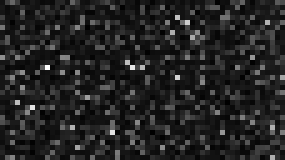
%> input picture ExampleData/pos_cell7_short copy.tif, 57 x 32 px (shown 5 times larger)
$ octave --eval "result = SMT_waveletFilt(imread('../../ExampleData/pos_cell7_short copy.tif'));"   (GNU Octave 9; MATLAB toolbox functions it lacks are replaced by stand-ins)
%> lines starting %> are read from the running program, lines starting %| are printed output that depends on the picture
### Detect/Wavelet/SMT_getWaveletNoiseLevels.m
function sigmaNoise = SMT_getWaveletNoiseLevels(I, varargin)
%% sigmaNoise=SMT_getWaveletNoiseLevels(I, varargin)
%
% Estimates the wavelet planes noise levels for the coefficients. It
% is possible to make use of three different methods.
%
% Input:
% I               : The data that should be operated on.
%
% Output:
% An [1, levels] array, with the corresponding significant noise levels.
%
% options:
% 'Levels'        : followed by the number of wavelet planes to use.
%                   Default value is 3.
% 'Display'       : if given, the wavelets are displayed in individual plots.
% 'simNoise'      : if given, the significance level is determined from
%                   simulated gaussian noise (Starck et al 1995).
% 'actualPlaneNoise'   : if given the significance level will be estimated from the
%                   actual plane, using a numeric prefactor (Olivo-Marin 2002).
% 'firstPlaneNoise'    : if given the significance level will be estimated from
%                   the first wavelet plane. This is the default method.
%
%

%% copyright notice
%%%%%%%%%%%%%%%%%%%%%%%%%%%%%%%%%%%%%%%%%%%%%%%%%%%%%%%%%%%%%%%%%%%%%%%%%%%
% SMT_getWaveletNoiseLevels.m, Estimates the noise levels in wavelets
% =========================================================================
%
% Copyright (C) 2012 Fredrik Persson
%
% E-mail: freddie.persson@gmail.com
%%%%%%%%%%%%%%%%%%%%%%%%%%%%%%%%%%%%%%%%%%%%%%%%%%%%%%%%%%%%%%%%%%%%%%%%%%%
% This program is free software: you can redistribute it and/or modify it
% under the terms of the GNU General Public License as published by the
% Free Software Foundation, either version 3 of the License, or any later
% version.
% This program is distributed in the hope that it will be useful, but
% WITHOUT ANY WARRANTY; without even the implied warranty of
% MERCHANTABILITY or FITNESS FOR A PARTICULAR PURPOSE. See the GNU General
% Public License for more details.
%
% You should have received a copy of the GNU General Public License along
% with this program. If not, see <http://www.gnu.org/licenses/>.

%% parse input
extraArgs_AT = {''};
levels = 3;
TH = 1;
do_simNoise = false;
do_actualPlaneNoise = false;
do_firstPlaneNoise = true;

if(nargin>1)        % parse options
    kmax = nargin;   % stopping criterion
    if iscell(varargin{1})
        varargin = varargin{1};     % fulhack
        kmax = length(varargin)+1;
    end
    % argument counter
    k = 1;
    while(k<kmax)
        option=varargin{k};
        if(strcmpi(option,'Display'))
            extraArgs_AT{end+1} = option;
            k=k+1;
        elseif(strcmpi(option,''))     % fulhack

            k=k+1;
        elseif(strcmpi(option,'simNoise'))
            do_simNoise = true;
            k=k+1;
        elseif(strcmpi(option,'actualPlaneNoise'))
            do_actualPlaneNoise = true;
            k=k+1;
        elseif(strcmpi(option,'firstPlaneNoise'))
            do_firstPlaneNoise = true;
            k=k+1;
        elseif(strcmpi(option,'Levels'))
            if(~isempty(varargin{k+1}))
                extraArgs_AT{end+1} = option;
                levels = varargin{k+1};
                extraArgs_AT{end+1} = levels;
                if(~isnumeric(levels) || levels<=2 || levels~=round(levels))
                    error('SMT_getSignWaveletLevels: Levels option must be followed by a positive integer larger than 2.')
                end
            end
            k=k+2;
        else
            error(['SMT_getSignWaveletLevels: option ' option ' not recognized.'])
        end
    end
end

%% start of actual code

tempImg = zeros(size(I));
resultImg = zeros(size(I));
WP = SMT_ATrous(I, extraArgs_AT);


% Calculate the noise behaviour at each resolution level (can also be
% approximated with std2(WP(:, :, 1)) or std2(WP(:, :, n))/0.67). [Starck et al, "Multiresolution support
% applied to image filtering and restoration", (1995); Olivo-Marin (2002)]

if do_simNoise   %(Starck et al 1995)
    sigmaNoise = ones(1, levels);
    noise = randn(512);
    noiseWP = SMT_ATrous(noise, extraArgs_AT);
    sigmaI = std2(I);
    for ind = 1:levels
        sigmaNoise(ind) = std2(noiseWP(:, :, ind))*sigmaI;
    end

elseif do_actualPlaneNoise
    %% alternative where MAD/0.7 is used (Olivo-Marin 2002, Sadler, Swami, IEEE inf theory 1999)
    sigmaNoise = ones(1, levels);
    for ind = 1:levels
        waveletplane = WP(:, :, ind);
        sigmaNoise(ind) = median(abs(waveletplane(:) - mean(waveletplane(:))))/0.7;
    end

elseif do_firstPlaneNoise
    %% alternative where std2(WP(:, :, 1)) is used (Starck et al 1995)
    sigmaNoise = std2(WP(:, :, 1))*ones(1, levels);

end

end

### Detect/Wavelet/SMT_ATrous.m
function WP=SMT_ATrous(I, varargin)
%% WP=SMT_ATrous(I, varargin)
%
% Applies the A Trous wavelet transform and gives the 'levels' first wavelets
% from the image I. This wavelet acts by applying a smoothing filter (often gaussian)
% on the image and the 1st wavelet plane is the difference the original image
% and the first smoothed image. Then the smoothed image is filtered by an even
% coarser smoothing filter etc.
% For more reading consult:
% J.-L. Starck, F. Murtagh, A. Bijaoui, "Multiresolution Support Applied to
% Image Filtering and Restoration", Graph. Models Image Process, 57:5 (1995)
% J.-C. Olivo-M-Marin, "Extraction of spots in biological images using
% multiscale products", Pattern Recognition, 35 (2002).
%
% Input:
% I               : The image that should be operated on.
%
% Output:
% An [m,n,levels+1], where [m, n]=size(I). The levels+1 image plane
% is the last smoothed image.
%
% options:
% 'Levels'        : followed by the number of wavelet planes to calculate.
%                   Default value is 3.
% 'Display'       : if given, the wavelets are displayed in individual plots.
%

%% copyright notice
%%%%%%%%%%%%%%%%%%%%%%%%%%%%%%%%%%%%%%%%%%%%%%%%%%%%%%%%%%%%%%%%%%%%%%%%%%%
% SMT_ATrous.m, Performs the A Trous wavelet transform
% =========================================================================
%
% Copyright (C) 2012 Fredrik Persson
%
% E-mail: freddie.persson@gmail.com
%%%%%%%%%%%%%%%%%%%%%%%%%%%%%%%%%%%%%%%%%%%%%%%%%%%%%%%%%%%%%%%%%%%%%%%%%%%
% This program is free software: you can redistribute it and/or modify it
% under the terms of the GNU General Public License as published by the
% Free Software Foundation, either version 3 of the License, or any later
% version.
% This program is distributed in the hope that it will be useful, but
% WITHOUT ANY WARRANTY; without even the implied warranty of
% MERCHANTABILITY or FITNESS FOR A PARTICULAR PURPOSE. See the GNU General
% Public License for more details.
%
% You should have received a copy of the GNU General Public License along
% with this program. If not, see <http://www.gnu.org/licenses/>.


%% read options
levels = 3;
do_display = false;

if(nargin>1)        % parse options
    kmax = nargin;   % stopping criterion
    if iscell(varargin{1})
        varargin = varargin{1};     % fulhack
        kmax = length(varargin)+1;
    end
    % argument counter
    k = 1;
    while(k<kmax)
        option=varargin{k};
        if(strcmpi(option,'Display'))
            do_display = true;
            k=k+1;
        elseif(strcmpi(option,''))     % fulhack

            k=k+1;
        elseif(strcmpi(option,'Levels'))
            if(~isempty(varargin{k+1}))
                levels=varargin{k+1};
                if(~isnumeric(levels) || levels<=2 || levels~=round(levels))
                    error('SMT_ATrous: Levels option must be followed by a positive integer larger than 2.')
                end
            end
            k=k+2;
        else
            error(['SMT_ATrous: option ' option ' not recognized.'])
        end
    end
end

%% define variables

[m, n] = size(I);


originalImg = I;
lastImg = I;
img = I;
WP = zeros(m, n, levels + 1);
baseKernel = (1/16)*[1 4 6 4 1];
kernel = [];


%% Make the wavelet planes

if do_display
    figure('Name', ['Wavelet planes']);
end

for ind=1:levels
    if ind>1
        kernel = zeros(1,2*length(kernel)-1);
        kernel(1:2^(ind-1):end) = baseKernel;
    else
        kernel = baseKernel;
    end

    % Pad the matrix before to avoid zero-padding
    pad = (length(kernel)-1)/2;
    lastImgPad = padarray(lastImg, [pad, pad], 'replicate');

    img = conv2(kernel, kernel, lastImgPad, 'valid');

    waveletPlane = double(lastImg)-double(img);

    if do_display
        subplot(1, levels, ind);
        imagesc(waveletPlane);
    end

    WP(:, :, ind) = waveletPlane;
    lastImg = img;
end
WP(:, :, end) = img;
end

### Detect/Wavelet/SMT_getSignWaveletCoeffs.m
function WP = SMT_getSignWaveletCoeffs(I, noiseLevels, varargin)
%% resultImg = SMT_getSignWaveletCoeffs(I, noiseLevels, varargin)
%
% Gets the significant wavelet coefficients provided the given significance levels.
% It can either use a hard threshold or the softer Jeffreys non-informative
% prior based threshold.
%
% Input:
% I               : The data that should be operated on.
%
% Output:
% An [m,n,levels], where [m, n]=size(I).
%
% options:
% 'Levels'        : followed by the number of wavelet planes to use.
%                   Default value is 3.
% 'Jeffrey'       : if given, the softer threshold based on Jeffreys
%                   non-informative prior will be used.
% 'noiseTH'     : followed by the threshold to use for the wavelet coeff
%                   significance, sign = TH*noiselevels. Default is 3.
%
%

%% copyright notice
%%%%%%%%%%%%%%%%%%%%%%%%%%%%%%%%%%%%%%%%%%%%%%%%%%%%%%%%%%%%%%%%%%%%%%%%%%%
% SMT_genAnscombe.m, Performs a general version of the Anscombe transform
% =========================================================================
%
% Copyright (C) 2012 Fredrik Persson
%
% E-mail: freddie.persson@gmail.com
%%%%%%%%%%%%%%%%%%%%%%%%%%%%%%%%%%%%%%%%%%%%%%%%%%%%%%%%%%%%%%%%%%%%%%%%%%%
% This program is free software: you can redistribute it and/or modify it
% under the terms of the GNU General Public License as published by the
% Free Software Foundation, either version 3 of the License, or any later
% version.
% This program is distributed in the hope that it will be useful, but
% WITHOUT ANY WARRANTY; without even the implied warranty of
% MERCHANTABILITY or FITNESS FOR A PARTICULAR PURPOSE. See the GNU General
% Public License for more details.
%
% You should have received a copy of the GNU General Public License along
% with this program. If not, see <http://www.gnu.org/licenses/>.

%% parse input
do_jeffrey = false;
extraArgs_AT = {''};
levels = 3;
noiseTH = 3;

if(nargin>2)        % parse options
    kmax = nargin-1;   % stopping criterion
    if iscell(varargin{1})
        varargin = varargin{1};     % fulhack
        kmax = length(varargin)+1;
    end
    % argument counter
    k = 1;
    while(k<kmax)
        option=varargin{k};
        if(strcmpi(option,'Jeffrey'))
            do_jeffrey = true;
            k=k+1;
        elseif(strcmpi(option,''))   % fulhack

            k=k+1;
        elseif(strcmpi(option,'Levels'))
            if(~isempty(varargin{k+1}))
                extraArgs_AT{end+1} = option;
                levels = varargin{k+1};
                extraArgs_AT{end+1} = levels;
                if(~isnumeric(levels) || levels<=2 || levels~=round(levels))
                    error('SMT_getSignWaveletCoeffs: Levels option must be followed by a positive integer larger than 2.')
                end
            end
            k=k+2;
        elseif(strcmpi(option,'noiseTH'))
            if(~isempty(varargin{k+1}))
                noiseTH = varargin{k+1};
                if(~isnumeric(noiseTH) || noiseTH<=0)
                    error('SMT_getSignWaveletCoeffs: noiseTH option must be followed by a positive number.')
                end
            end
            k=k+2;
        else
            error(['SMT_getSignWaveletCoeffs: option ' option ' not recognized.'])
        end
    end
end

%% start of actual code

tempImg = zeros(size(I));
WP = SMT_ATrous(I, extraArgs_AT);

for ind = 1:levels
    waveletPlane = WP(:,:,ind);
    if do_jeffrey
        A = (WaveletPlane.^2-noiseTH*noiseLevels(ind)^2);    % Jeffreys non informative prior threshold
        A(A<0) = 0;
        tempImg = (1./WaveletPlane).*A;
    else
        tempImg(abs(waveletPlane) >= noiseTH*noiseLevels(ind)) = 1; % hard threshold
    end

    WP(:, :, ind) = waveletPlane.*tempImg;
end

end

### Detect/Wavelet/SMT_waveletFilt.m
function [signWP, multiSuppMask]=SMT_waveletFilt(I, varargin)
%% [filteredImg, multiSuppMask]=SMT_waveletFilt(I, varargin)
%
% Filters input data by applying a possibly iterative wavelet denoising approach using
% the A Trous wavelet transform. The iterative filtering is based on identifying
% significant wavelet coefficients and rebuilding the image from them. Then
% take the residual (Image-reconstructed image) and do the same for that and
% add it to the old reconstructed image until the last reconstructed image
% only contains non significant data...
% For more reading consult:
% J.-L. Starck, F. Murtagh, A. Bijaoui, "Multiresolution Support Applied to
% Image Filtering and Restoration", Graph. Models Image Process, 57:5 (1995)
% J.-C. Olivo-Marin, "Extraction of spots in biological images using
% multiscale products", Pattern Recognition, 35 (2002).
%
% Input:
% I               : The data that should be operated on.
%
% Output:
% An [m,n,levels+1], where [m, n]=size(I). The levels+1 image plane
% is the last smoothed image.
%
% options:
% 'Levels'        : followed by the number of wavelet planes to calculate.
%                   Default value is 3.
% 'Iter'          : if given use iterative filtering on the image.
% 'Display'       : if given, the filtered image and the multiscale support are displayed.
% 'maxIter'       : followed by the max number of iterations. Default is
%                   10.
% 'convLimit'     : The convergence criteria for the iterations. Default is
%                   0.001
% 'simNoise'      : if given, the significance level is determined from
%                   simulated gaussian noise (Starck et al 1995).
% 'actualPlaneNoise'   : if given the significance level will be estimated from the
%                   actual plane, using a numeric prefactor (Olivo-Marin 2002).
% 'firstPlaneNoise'    : if given the significance level will be estimated from
%                   the first wavelet plane. This is the default method.
% 'noiseTH'       : followed by the threshold to use for the wavelet coeff
%                   significance, sign = TH*noiselevels. Default is 3.
% 'Jeffrey'       : if given the Jeffrey non-informative prior will be used
%                   for selecting significant values instead of the common
%                   hard threshold.
%

%% copyright notice
%%%%%%%%%%%%%%%%%%%%%%%%%%%%%%%%%%%%%%%%%%%%%%%%%%%%%%%%%%%%%%%%%%%%%%%%%%%
% SMT_waveletIterFilt.m, Performs iterative wavelet filtering
% =========================================================================
%
% Copyright (C) 2012 Fredrik Persson
%
% E-mail: freddie.persson@gmail.com
%%%%%%%%%%%%%%%%%%%%%%%%%%%%%%%%%%%%%%%%%%%%%%%%%%%%%%%%%%%%%%%%%%%%%%%%%%%
% This program is free software: you can redistribute it and/or modify it
% under the terms of the GNU General Public License as published by the
% Free Software Foundation, either version 3 of the License, or any later
% version.
% This program is distributed in the hope that it will be useful, but
% WITHOUT ANY WARRANTY; without even the implied warranty of
% MERCHANTABILITY or FITNESS FOR A PARTICULAR PURPOSE. See the GNU General
% Public License for more details.
%
% You should have received a copy of the GNU General Public License along
% with this program. If not, see <http://www.gnu.org/licenses/>.

%% start of actual code

%% read options
levels = 3;
maxIter = 10;
do_display = false;
do_iter = false;
singlePlane = 0;
convLimit = 0.001;
extraArgs_gSWL = {''};
extraArgs_gSWC = {''};
extraArgs_AT = {''};


if(nargin>1)        % parse options
    kmax = nargin;   % stopping criterion
    if iscell(varargin{1})
        varargin = varargin{1};     % fulhack
        kmax = length(varargin)+1;
    end
    % argument counter
    k = 1;
    while(k<kmax)
        option=varargin{k};
        if(strcmpi(option,'Display'))
            do_display = true;
            extraArgs_gSWL{end+1} = option;
            extraArgs_AT{end+1} = option;
            k=k+1;
        elseif(strcmpi(option,''))   % fulhack
            k=k+1;
        elseif(strcmpi(option,'Levels'))
            if(~isempty(varargin{k+1}))
                extraArgs_gSWL{end+1} = option;
                extraArgs_gSWC{end+1} = option;
                extraArgs_AT{end+1} = option;
                levels = varargin{k+1};
                extraArgs_gSWL{end+1} = levels;
                extraArgs_gSWC{end+1} = levels;
                extraArgs_AT{end+1} = levels;
                if(~isnumeric(levels) || levels<=2 || levels~=round(levels))
                    error('SMT_waveletFilt: Levels option must be followed by a positive integer larger than 2.')
                end
            end
            k=k+2;
        elseif(strcmpi(option,'Iter'))
                do_iter = true;
            k=k+1;
        elseif(strcmpi(option,'maxIter'))
            if(~isempty(varargin{k+1}))
                maxIter=varargin{k+1};
                if(~isnumeric(maxIter) || maxIter<=0 || maxIter~=round(maxIter))
                    error('SMT_waveletFilt: maxIter option must be followed by a positive integer.')
                end
            end
            k=k+2;
        elseif(strcmpi(option,'convLimit'))
            if(~isempty(varargin{k+1}))
                convLimit=varargin{k+1};
                if(~isnumeric(convLimit) || convLimit<=0 || convLimit>=1)
                    error('SMT_waveletFilt: convLimit option must be followed by a positive number smaller than 1.')
                end
            end
            k=k+2;
        elseif(strcmpi(option,'noiseTH'))
            if(~isempty(varargin{k+1}))
                extraArgs_gSWC{end+1} = option;
                extraArgs_gSWC{end+1} = varargin{k+1};
                if(~isnumeric(varargin{k+1}) || varargin{k+1}<=0)
                    error('SMT_waveletFilt: noiseTH option must be followed by a positive number.')
                end
            end
            k=k+2;
        elseif(strcmpi(option,'Jeffrey'))
            extraArgs_gSWC{end+1} = option;
            k=k+1;
        elseif(strcmpi(option,'simNoise'))
            extraArgs_gSWL{end+1} = option;
            k=k+1;
        elseif(strcmpi(option,'actualPlaneNoise'))
            extraArgs_gSWL{end+1} = option;
            k=k+1;
        elseif(strcmpi(option,'firstPlaneNoise'))
            extraArgs_gSWL{end+1} = option;
            k=k+1;
        else
            error(['SMT_waveletFilt: option ' option ' not recognized.'])
        end
    end
end

%% modify the input data
I_orig = double(I);
originalImg = I_orig;

%% Filtering using significant wavelet coefficients

noiseLevels = SMT_getWaveletNoiseLevels(originalImg, extraArgs_gSWL);
signWP = SMT_getSignWaveletCoeffs(originalImg, noiseLevels, extraArgs_gSWC);

if do_iter
    % iterative filtering
    %[Starck et al, "Multiresolution support applied to image filtering and restoration", (1995)]
    signImg = sum(signWP(:, :, 1:levels+1), 3);
    residualImg = originalImg - signImg;
    sigma_res0 = std2(residualImg);

    epsilon = 1;
    count = 1;
    while (epsilon > convLimit && count < maxIter)
        signWP = SMT_getSignWaveletCoeffs(residualImg, noiseLevels, extraArgs_gSWC);
        signRes = sum(signWP(:, :, 1:levels+1), 3);
        signImg = signImg + signRes; % add significant residuals
        residualImg = originalImg - signImg;
        sigma_res1 = std2(residualImg);
        epsilon = abs(sigma_res0/sigma_res1 - 1);
        sigma_res0 = sigma_res1;
        count = count+1;
    end
    signWP = SMT_ATrous(signImg, extraArgs_AT);
end

%% Multiscale product of wavelets
% The multiresolution support is given by the product in the wavelet domain.
multiSuppImg = abs(prod(signWP(:, :, 1:levels), 3));
multiSuppMask = zeros(size(multiSuppImg));
multiSuppMask(multiSuppImg>std2(multiSuppImg))=1;
end

%%%%%%%%%%%%%%%%
% Subfunctions %
%%%%%%%%%%%%%%%%
%> in SMT_getWaveletNoiseLevels, `varargin = varargin{1};`: varargin = {''}
%> in SMT_getWaveletNoiseLevels, `kmax = length(varargin)+1;`: kmax = 2
%> the loop in SMT_getWaveletNoiseLevels, `while(k<kmax)` made 1 pass
%> (option, k) on pass 1: ('', 2)
%> after the loop in SMT_getWaveletNoiseLevels, `while(k<kmax)`: do_actualPlaneNoise = false; do_firstPlaneNoise = true; do_simNoise = false; extraArgs_AT = {''}; levels = 3
%> in SMT_ATrous, `varargin = varargin{1};`: varargin = {''}
%> in SMT_ATrous, `kmax = length(varargin)+1;`: kmax = 2
%> the loop in SMT_ATrous, `while(k<kmax)` made 1 pass
%> after the loop in SMT_ATrous, `while(k<kmax)`: do_display = false; levels = 3
%> in SMT_ATrous, `WP = zeros(m, n, levels + 1);`: WP: size 32x57x4 double; every value is 0
%> the loop in SMT_ATrous, `for ind=1:levels` made 3 passes
%> pad on pass 1: 2
%> pad on passes 2 to 3: 4, 8
%> pass 1, in SMT_ATrous, `waveletPlane = double(lastImg)-double(img);`:
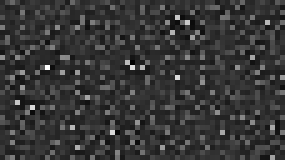
%> waveletPlane: size 32x57 double (shown 5 times larger); min -20.27, max 73.55, mean 0; drawn with min black and max white
%> pass 2, in SMT_ATrous, `lastImgPad = padarray(lastImg, [pad, pad], 'replicate');`:
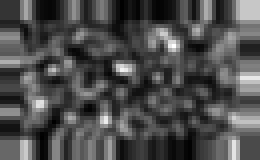
%> lastImgPad: size 40x65 double (shown 4 times larger); min 452.3, max 473.6, mean 458.8; drawn with min black and max white
%> after the loop in SMT_ATrous, `for ind=1:levels`:
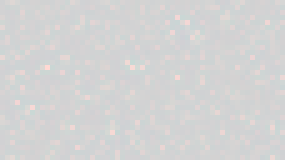
%> WP: size 32x57x4 double (shown 5 times larger); mean R, G, B, A 0, 0, 0, 0; transparent parts drawn white
%> after the loop in SMT_ATrous, `for ind=1:levels`: kernel = 17 values, max 0.375 at index 9, min 0 at index 2, mean 0.0588
%> in SMT_waveletFilt, `noiseLevels = SMT_getWaveletNoiseLevels(originalImg, extraArgs_gSWL);`: noiseLevels = [10.37 10.37 10.37]
%> the loop in SMT_getSignWaveletCoeffs, `while(k<kmax)` made 1 pass
%> after the loop in SMT_getSignWaveletCoeffs, `while(k<kmax)`: do_jeffrey = false; noiseTH = 3
%> the loop in SMT_ATrous (call 2), `while(k<kmax)` made 1 pass
%> the loop in SMT_ATrous (call 2), `for ind=1:levels` made 3 passes
%> pass 2, in SMT_ATrous (call 2), `waveletPlane = double(lastImg)-double(img);`:
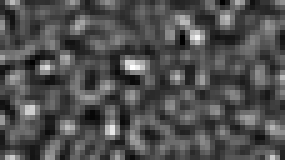
%> waveletPlane: size 32x57 double (shown 5 times larger); min -5.36, max 11.8, mean -0.00217; drawn with min black and max white
%> pass 3, in SMT_ATrous (call 2), `img = conv2(kernel, kernel, lastImgPad, 'valid');`:
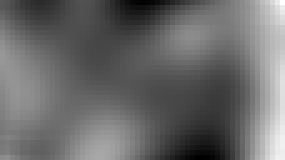
%> img: size 32x57 double (shown 5 times larger); min 456, max 462.2, mean 458.6; drawn with min black and max white
%> the loop in SMT_getSignWaveletCoeffs, `for ind = 1:levels` made 3 passes
%> after the loop in SMT_getSignWaveletCoeffs, `for ind = 1:levels`:
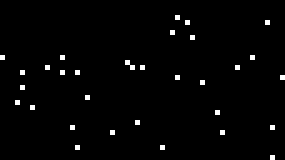
%> tempImg: size 32x57 double (shown 5 times larger); values 0 (black) and 1 (white), 1.8% white in thin lines or dots
%> in SMT_waveletFilt, `multiSuppMask(multiSuppImg>std2(multiSuppImg))=1;`:
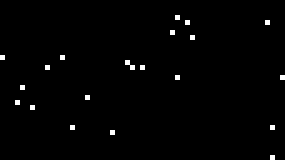
%> multiSuppMask: size 32x57 double (shown 5 times larger); values 0 (black) and 1 (white), 1.2% white in thin lines or dots
